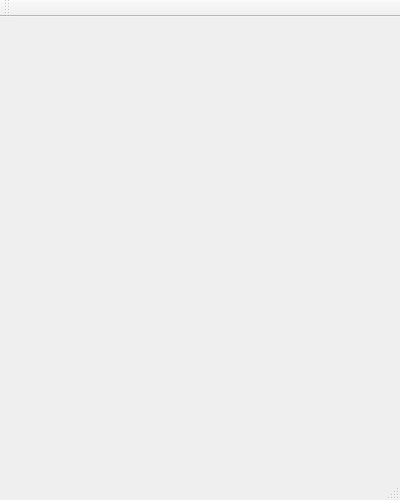
<?xml version="1.0" encoding="UTF-8"?>
<ui version="4.0">
 <class>MenueWidget</class>
 <widget class="QMainWindow" name="MenueWidget">
  <property name="geometry">
   <rect>
    <x>0</x>
    <y>0</y>
    <width>400</width>
    <height>500</height>
   </rect>
  </property>
  <property name="windowTitle">
   <string>Battle Isle Clone</string>
  </property>
  <widget class="QWidget" name="centralWidget">
   <layout class="QVBoxLayout" name="verticalLayout">
    <item>
     <widget class="QStackedWidget" name="stack"/>
    </item>
   </layout>
  </widget>
  <widget class="QToolBar" name="mainToolBar">
   <attribute name="toolBarArea">
    <enum>TopToolBarArea</enum>
   </attribute>
   <attribute name="toolBarBreak">
    <bool>false</bool>
   </attribute>
  </widget>
  <widget class="QStatusBar" name="statusBar"/>
 </widget>
 <layoutdefault spacing="6" margin="11"/>
 <resources/>
 <connections/>
</ui>
